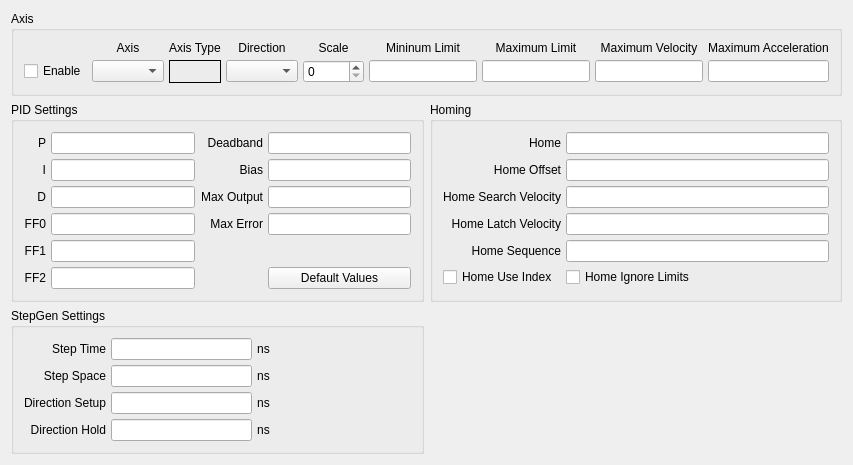
          <widget class="QWidget" name="joint4tab">
           <attribute name="title">
            <string>Joint 4</string>
           </attribute>
           <layout class="QGridLayout" name="gridLayout_25">
            <item row="0" column="0" colspan="2">
             <widget class="QGroupBox" name="jointAxisGroup_4">
              <property name="title">
               <string>Axis</string>
              </property>
              <layout class="QGridLayout" name="gridLayout_22">
               <property name="leftMargin">
                <number>10</number>
               </property>
               <property name="topMargin">
                <number>10</number>
               </property>
               <property name="rightMargin">
                <number>10</number>
               </property>
               <property name="bottomMargin">
                <number>10</number>
               </property>
               <property name="spacing">
                <number>5</number>
               </property>
               <item row="1" column="1">
                <widget class="QComboBox" name="axisCB_4"/>
               </item>
               <item row="0" column="5">
                <widget class="QLabel" name="label_66">
                 <property name="text">
                  <string>Mininum Limit</string>
                 </property>
                 <property name="alignment">
                  <set>Qt::AlignBottom|Qt::AlignHCenter</set>
                 </property>
                 <property name="wordWrap">
                  <bool>true</bool>
                 </property>
                </widget>
               </item>
               <item row="1" column="0">
                <widget class="QCheckBox" name="stepper_4">
                 <property name="text">
                  <string>Enable</string>
                 </property>
                </widget>
               </item>
               <item row="0" column="1">
                <widget class="QLabel" name="label_59">
                 <property name="text">
                  <string>Axis</string>
                 </property>
                 <property name="alignment">
                  <set>Qt::AlignBottom|Qt::AlignHCenter</set>
                 </property>
                </widget>
               </item>
               <item row="1" column="4">
                <widget class="QSpinBox" name="scale_4">
                 <property name="maximum">
                  <number>25000</number>
                 </property>
                </widget>
               </item>
               <item row="1" column="3">
                <widget class="QComboBox" name="stepDir_4"/>
               </item>
               <item row="0" column="3">
                <widget class="QLabel" name="label_60">
                 <property name="text">
                  <string>Direction</string>
                 </property>
                 <property name="alignment">
                  <set>Qt::AlignBottom|Qt::AlignHCenter</set>
                 </property>
                </widget>
               </item>
               <item row="1" column="5">
                <widget class="QLineEdit" name="minLimit_4">
                 <property name="alignment">
                  <set>Qt::AlignRight|Qt::AlignTrailing|Qt::AlignVCenter</set>
                 </property>
                </widget>
               </item>
               <item row="1" column="6">
                <widget class="QLineEdit" name="maxLimit_4">
                 <property name="alignment">
                  <set>Qt::AlignRight|Qt::AlignTrailing|Qt::AlignVCenter</set>
                 </property>
                </widget>
               </item>
               <item row="0" column="6">
                <widget class="QLabel" name="label_71">
                 <property name="text">
                  <string>Maximum Limit</string>
                 </property>
                 <property name="textFormat">
                  <enum>Qt::AutoText</enum>
                 </property>
                 <property name="alignment">
                  <set>Qt::AlignBottom|Qt::AlignHCenter</set>
                 </property>
                 <property name="wordWrap">
                  <bool>true</bool>
                 </property>
                </widget>
               </item>
               <item row="0" column="7">
                <widget class="QLabel" name="label_80">
                 <property name="text">
                  <string>Maximum Velocity</string>
                 </property>
                 <property name="alignment">
                  <set>Qt::AlignBottom|Qt::AlignHCenter</set>
                 </property>
                 <property name="wordWrap">
                  <bool>true</bool>
                 </property>
                </widget>
               </item>
               <item row="0" column="4">
                <widget class="QLabel" name="label_61">
                 <property name="text">
                  <string>Scale</string>
                 </property>
                 <property name="alignment">
                  <set>Qt::AlignBottom|Qt::AlignHCenter</set>
                 </property>
                </widget>
               </item>
               <item row="0" column="8">
                <widget class="QLabel" name="label_81">
                 <property name="text">
                  <string>Maximum Acceleration</string>
                 </property>
                 <property name="alignment">
                  <set>Qt::AlignBottom|Qt::AlignHCenter</set>
                 </property>
                 <property name="wordWrap">
                  <bool>true</bool>
                 </property>
                </widget>
               </item>
               <item row="1" column="7">
                <widget class="QLineEdit" name="maxVelocity_4">
                 <property name="alignment">
                  <set>Qt::AlignRight|Qt::AlignTrailing|Qt::AlignVCenter</set>
                 </property>
                </widget>
               </item>
               <item row="1" column="8">
                <widget class="QLineEdit" name="maxAccel_4">
                 <property name="alignment">
                  <set>Qt::AlignRight|Qt::AlignTrailing|Qt::AlignVCenter</set>
                 </property>
                </widget>
               </item>
               <item row="0" column="2">
                <widget class="QLabel" name="label_31">
                 <property name="text">
                  <string>Axis Type</string>
                 </property>
                </widget>
               </item>
               <item row="1" column="2">
                <widget class="QLabel" name="axisType_4">
                 <property name="frameShape">
                  <enum>QFrame::Box</enum>
                 </property>
                 <property name="text">
                  <string/>
                 </property>
                </widget>
               </item>
              </layout>
             </widget>
            </item>
            <item row="1" column="0">
             <widget class="QGroupBox" name="groupBox_19">
              <property name="title">
               <string>PID Settings</string>
              </property>
              <layout class="QGridLayout" name="gridLayout_23">
               <property name="leftMargin">
                <number>10</number>
               </property>
               <property name="topMargin">
                <number>10</number>
               </property>
               <property name="rightMargin">
                <number>10</number>
               </property>
               <property name="bottomMargin">
                <number>10</number>
               </property>
               <property name="spacing">
                <number>5</number>
               </property>
               <item row="0" column="0">
                <widget class="QLabel" name="label_254">
                 <property name="text">
                  <string>P</string>
                 </property>
                 <property name="alignment">
                  <set>Qt::AlignRight|Qt::AlignTrailing|Qt::AlignVCenter</set>
                 </property>
                </widget>
               </item>
               <item row="0" column="1">
                <widget class="QLineEdit" name="p_4">
                 <property name="text">
                  <string/>
                 </property>
                 <property name="alignment">
                  <set>Qt::AlignRight|Qt::AlignTrailing|Qt::AlignVCenter</set>
                 </property>
                </widget>
               </item>
               <item row="0" column="2">
                <widget class="QLabel" name="label_255">
                 <property name="text">
                  <string>Deadband</string>
                 </property>
                 <property name="alignment">
                  <set>Qt::AlignRight|Qt::AlignTrailing|Qt::AlignVCenter</set>
                 </property>
                </widget>
               </item>
               <item row="0" column="3">
                <widget class="QLineEdit" name="deadband_4">
                 <property name="text">
                  <string/>
                 </property>
                 <property name="alignment">
                  <set>Qt::AlignRight|Qt::AlignTrailing|Qt::AlignVCenter</set>
                 </property>
                </widget>
               </item>
               <item row="1" column="0">
                <widget class="QLabel" name="label_256">
                 <property name="text">
                  <string>I</string>
                 </property>
                 <property name="alignment">
                  <set>Qt::AlignRight|Qt::AlignTrailing|Qt::AlignVCenter</set>
                 </property>
                </widget>
               </item>
               <item row="1" column="1">
                <widget class="QLineEdit" name="i_4">
                 <property name="text">
                  <string/>
                 </property>
                 <property name="alignment">
                  <set>Qt::AlignRight|Qt::AlignTrailing|Qt::AlignVCenter</set>
                 </property>
                </widget>
               </item>
               <item row="1" column="2">
                <widget class="QLabel" name="label_257">
                 <property name="text">
                  <string>Bias</string>
                 </property>
                 <property name="alignment">
                  <set>Qt::AlignRight|Qt::AlignTrailing|Qt::AlignVCenter</set>
                 </property>
                </widget>
               </item>
               <item row="1" column="3">
                <widget class="QLineEdit" name="bias_4">
                 <property name="text">
                  <string/>
                 </property>
                 <property name="alignment">
                  <set>Qt::AlignRight|Qt::AlignTrailing|Qt::AlignVCenter</set>
                 </property>
                </widget>
               </item>
               <item row="2" column="0">
                <widget class="QLabel" name="label_258">
                 <property name="text">
                  <string>D</string>
                 </property>
                 <property name="alignment">
                  <set>Qt::AlignRight|Qt::AlignTrailing|Qt::AlignVCenter</set>
                 </property>
                </widget>
               </item>
               <item row="2" column="1">
                <widget class="QLineEdit" name="d_4">
                 <property name="text">
                  <string/>
                 </property>
                 <property name="alignment">
                  <set>Qt::AlignRight|Qt::AlignTrailing|Qt::AlignVCenter</set>
                 </property>
                </widget>
               </item>
               <item row="2" column="2">
                <widget class="QLabel" name="label_259">
                 <property name="text">
                  <string>Max Output</string>
                 </property>
                 <property name="alignment">
                  <set>Qt::AlignRight|Qt::AlignTrailing|Qt::AlignVCenter</set>
                 </property>
                </widget>
               </item>
               <item row="2" column="3">
                <widget class="QLineEdit" name="maxOutput_4">
                 <property name="text">
                  <string/>
                 </property>
                 <property name="alignment">
                  <set>Qt::AlignRight|Qt::AlignTrailing|Qt::AlignVCenter</set>
                 </property>
                </widget>
               </item>
               <item row="3" column="0">
                <widget class="QLabel" name="label_260">
                 <property name="text">
                  <string>FF0</string>
                 </property>
                 <property name="alignment">
                  <set>Qt::AlignRight|Qt::AlignTrailing|Qt::AlignVCenter</set>
                 </property>
                </widget>
               </item>
               <item row="3" column="1">
                <widget class="QLineEdit" name="ff0_4">
                 <property name="text">
                  <string/>
                 </property>
                 <property name="alignment">
                  <set>Qt::AlignRight|Qt::AlignTrailing|Qt::AlignVCenter</set>
                 </property>
                </widget>
               </item>
               <item row="3" column="2">
                <widget class="QLabel" name="label_261">
                 <property name="text">
                  <string>Max Error</string>
                 </property>
                 <property name="alignment">
                  <set>Qt::AlignRight|Qt::AlignTrailing|Qt::AlignVCenter</set>
                 </property>
                </widget>
               </item>
               <item row="3" column="3">
                <widget class="QLineEdit" name="maxError_4">
                 <property name="text">
                  <string/>
                 </property>
                 <property name="alignment">
                  <set>Qt::AlignRight|Qt::AlignTrailing|Qt::AlignVCenter</set>
                 </property>
                </widget>
               </item>
               <item row="4" column="0">
                <widget class="QLabel" name="label_262">
                 <property name="text">
                  <string>FF1</string>
                 </property>
                 <property name="alignment">
                  <set>Qt::AlignRight|Qt::AlignTrailing|Qt::AlignVCenter</set>
                 </property>
                </widget>
               </item>
               <item row="4" column="1">
                <widget class="QLineEdit" name="ff1_4">
                 <property name="text">
                  <string/>
                 </property>
                 <property name="alignment">
                  <set>Qt::AlignRight|Qt::AlignTrailing|Qt::AlignVCenter</set>
                 </property>
                </widget>
               </item>
               <item row="5" column="0">
                <widget class="QLabel" name="label_263">
                 <property name="text">
                  <string>FF2</string>
                 </property>
                 <property name="alignment">
                  <set>Qt::AlignRight|Qt::AlignTrailing|Qt::AlignVCenter</set>
                 </property>
                </widget>
               </item>
               <item row="5" column="1">
                <widget class="QLineEdit" name="ff2_4">
                 <property name="text">
                  <string/>
                 </property>
                 <property name="alignment">
                  <set>Qt::AlignRight|Qt::AlignTrailing|Qt::AlignVCenter</set>
                 </property>
                </widget>
               </item>
               <item row="5" column="3">
                <widget class="QPushButton" name="pidDefault_4">
                 <property name="text">
                  <string>Default Values</string>
                 </property>
                </widget>
               </item>
              </layout>
             </widget>
            </item>
            <item row="1" column="1">
             <widget class="QGroupBox" name="groupBox_17">
              <property name="title">
               <string>Homing</string>
              </property>
              <layout class="QGridLayout" name="gridLayout_21">
               <property name="leftMargin">
                <number>10</number>
               </property>
               <property name="topMargin">
                <number>10</number>
               </property>
               <property name="rightMargin">
                <number>10</number>
               </property>
               <property name="bottomMargin">
                <number>10</number>
               </property>
               <property name="spacing">
                <number>5</number>
               </property>
               <item row="0" column="0">
                <widget class="QLabel" name="label_98">
                 <property name="text">
                  <string>Home</string>
                 </property>
                 <property name="alignment">
                  <set>Qt::AlignRight|Qt::AlignTrailing|Qt::AlignVCenter</set>
                 </property>
                </widget>
               </item>
               <item row="0" column="1">
                <widget class="QLineEdit" name="home_4">
                 <property name="alignment">
                  <set>Qt::AlignRight|Qt::AlignTrailing|Qt::AlignVCenter</set>
                 </property>
                </widget>
               </item>
               <item row="1" column="0">
                <widget class="QLabel" name="label_99">
                 <property name="text">
                  <string>Home Offset</string>
                 </property>
                 <property name="alignment">
                  <set>Qt::AlignRight|Qt::AlignTrailing|Qt::AlignVCenter</set>
                 </property>
                </widget>
               </item>
               <item row="1" column="1">
                <widget class="QLineEdit" name="homeOffset_4">
                 <property name="alignment">
                  <set>Qt::AlignRight|Qt::AlignTrailing|Qt::AlignVCenter</set>
                 </property>
                </widget>
               </item>
               <item row="2" column="0">
                <widget class="QLabel" name="label_100">
                 <property name="text">
                  <string>Home Search Velocity</string>
                 </property>
                 <property name="alignment">
                  <set>Qt::AlignRight|Qt::AlignTrailing|Qt::AlignVCenter</set>
                 </property>
                </widget>
               </item>
               <item row="2" column="1">
                <widget class="QLineEdit" name="homeSearchVel_4">
                 <property name="alignment">
                  <set>Qt::AlignRight|Qt::AlignTrailing|Qt::AlignVCenter</set>
                 </property>
                </widget>
               </item>
               <item row="3" column="0">
                <widget class="QLabel" name="label_101">
                 <property name="text">
                  <string>Home Latch Velocity</string>
                 </property>
                 <property name="alignment">
                  <set>Qt::AlignRight|Qt::AlignTrailing|Qt::AlignVCenter</set>
                 </property>
                </widget>
               </item>
               <item row="3" column="1">
                <widget class="QLineEdit" name="homeLatchVel_4">
                 <property name="alignment">
                  <set>Qt::AlignRight|Qt::AlignTrailing|Qt::AlignVCenter</set>
                 </property>
                </widget>
               </item>
               <item row="5" column="0">
                <widget class="QCheckBox" name="homeUseIndex_4">
                 <property name="text">
                  <string>Home Use Index</string>
                 </property>
                </widget>
               </item>
               <item row="5" column="1">
                <widget class="QCheckBox" name="homeIgnoreLimits_4">
                 <property name="text">
                  <string>Home Ignore Limits</string>
                 </property>
                </widget>
               </item>
               <item row="4" column="1">
                <widget class="QLineEdit" name="homeSequence_4">
                 <property name="toolTip">
                  <string>&lt;html&gt;&lt;head/&gt;&lt;body&gt;&lt;p&gt;Home sequences start at 0 and do not skip a number.&lt;/p&gt;&lt;p&gt;Multiple joint axis use a negative number.&lt;/p&gt;&lt;p&gt;Leave blank to home the joint manually.&lt;/p&gt;&lt;/body&gt;&lt;/html&gt;</string>
                 </property>
                </widget>
               </item>
               <item row="4" column="0">
                <widget class="QLabel" name="label_141">
                 <property name="text">
                  <string>Home Sequence</string>
                 </property>
                 <property name="alignment">
                  <set>Qt::AlignRight|Qt::AlignTrailing|Qt::AlignVCenter</set>
                 </property>
                </widget>
               </item>
              </layout>
             </widget>
            </item>
            <item row="2" column="0">
             <widget class="QGroupBox" name="groupBox_20">
              <property name="title">
               <string>StepGen Settings</string>
              </property>
              <layout class="QGridLayout" name="gridLayout_24">
               <property name="leftMargin">
                <number>10</number>
               </property>
               <property name="topMargin">
                <number>10</number>
               </property>
               <property name="rightMargin">
                <number>10</number>
               </property>
               <property name="bottomMargin">
                <number>10</number>
               </property>
               <property name="spacing">
                <number>5</number>
               </property>
               <item row="0" column="0">
                <widget class="QLabel" name="label_106">
                 <property name="text">
                  <string>Step Time</string>
                 </property>
                 <property name="alignment">
                  <set>Qt::AlignRight|Qt::AlignTrailing|Qt::AlignVCenter</set>
                 </property>
                </widget>
               </item>
               <item row="0" column="1">
                <widget class="QLineEdit" name="stepTime_4">
                 <property name="inputMask">
                  <string/>
                 </property>
                 <property name="text">
                  <string/>
                 </property>
                 <property name="alignment">
                  <set>Qt::AlignRight|Qt::AlignTrailing|Qt::AlignVCenter</set>
                 </property>
                </widget>
               </item>
               <item row="0" column="2">
                <widget class="QLabel" name="label_132">
                 <property name="text">
                  <string>ns</string>
                 </property>
                 <property name="alignment">
                  <set>Qt::AlignCenter</set>
                 </property>
                </widget>
               </item>
               <item row="1" column="0">
                <widget class="QLabel" name="label_133">
                 <property name="text">
                  <string>Step Space</string>
                 </property>
                 <property name="alignment">
                  <set>Qt::AlignRight|Qt::AlignTrailing|Qt::AlignVCenter</set>
                 </property>
                </widget>
               </item>
               <item row="1" column="1">
                <widget class="QLineEdit" name="stepSpace_4">
                 <property name="text">
                  <string/>
                 </property>
                 <property name="alignment">
                  <set>Qt::AlignRight|Qt::AlignTrailing|Qt::AlignVCenter</set>
                 </property>
                </widget>
               </item>
               <item row="1" column="2">
                <widget class="QLabel" name="label_134">
                 <property name="text">
                  <string>ns</string>
                 </property>
                 <property name="alignment">
                  <set>Qt::AlignCenter</set>
                 </property>
                </widget>
               </item>
               <item row="2" column="0">
                <widget class="QLabel" name="label_135">
                 <property name="text">
                  <string>Direction Setup</string>
                 </property>
                 <property name="alignment">
                  <set>Qt::AlignRight|Qt::AlignTrailing|Qt::AlignVCenter</set>
                 </property>
                </widget>
               </item>
               <item row="2" column="1">
                <widget class="QLineEdit" name="dirSetup_4">
                 <property name="text">
                  <string/>
                 </property>
                 <property name="alignment">
                  <set>Qt::AlignRight|Qt::AlignTrailing|Qt::AlignVCenter</set>
                 </property>
                </widget>
               </item>
               <item row="2" column="2">
                <widget class="QLabel" name="label_136">
                 <property name="text">
                  <string>ns</string>
                 </property>
                 <property name="alignment">
                  <set>Qt::AlignCenter</set>
                 </property>
                </widget>
               </item>
               <item row="3" column="0">
                <widget class="QLabel" name="label_137">
                 <property name="text">
                  <string>Direction Hold</string>
                 </property>
                 <property name="alignment">
                  <set>Qt::AlignRight|Qt::AlignTrailing|Qt::AlignVCenter</set>
                 </property>
                </widget>
               </item>
               <item row="3" column="1">
                <widget class="QLineEdit" name="dirHold_4">
                 <property name="text">
                  <string/>
                 </property>
                 <property name="alignment">
                  <set>Qt::AlignRight|Qt::AlignTrailing|Qt::AlignVCenter</set>
                 </property>
                </widget>
               </item>
               <item row="3" column="2">
                <widget class="QLabel" name="label_138">
                 <property name="text">
                  <string>ns</string>
                 </property>
                 <property name="alignment">
                  <set>Qt::AlignCenter</set>
                 </property>
                </widget>
               </item>
               <item row="0" column="3">
                <spacer name="horizontalSpacer_8">
                 <property name="orientation">
                  <enum>Qt::Horizontal</enum>
                 </property>
                 <property name="sizeHint" stdset="0">
                  <size>
                   <width>40</width>
                   <height>20</height>
                  </size>
                 </property>
                </spacer>
               </item>
              </layout>
             </widget>
            </item>
           </layout>
          </widget>
